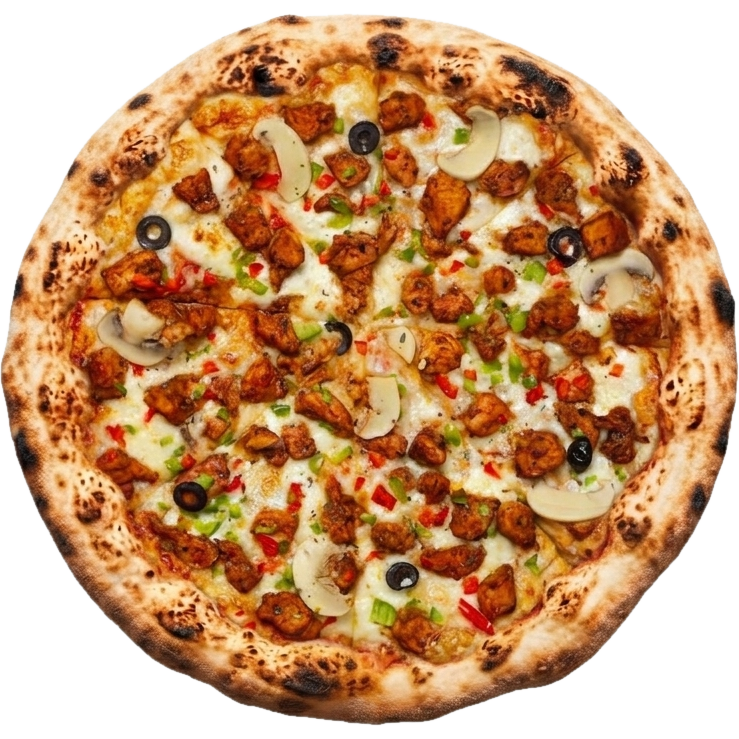
#> input picture images/cat_pizza.png, 739 x 739 px
$ python -i cutout.py   (imports and definitions only)
#> lines starting #> are read from the running program, lines starting #| are printed output that depends on the picture
#> further down, picture is the input picture: PIL image 739x739 RGBA; mean R, G, B, A 191.7, 146.6, 107.4, 190.5
"""
Pizza Avenue — local background removal
========================================

Two modes, both deterministic and offline:

  white  For photos shot on a pure / near-white background (stock "PNG"
         downloads, image-model outputs that ignored "transparent"). Removes
         every near-white pixel connected to the image border, then softens
         the edge. Near-white areas *inside* the subject (mozzarella, a bun's
         highlight) are untouched because they are not connected to the border.

  neutral  For a grey/white backdrop, including the fake "transparency"
         checkerboard that stock "PNG" previews bake into a JPG.

  color  For a flat coloured backdrop (e.g. the cream behind the mascot
         logo): keys out the median border colour, connected to the border.

  neutral-round  `neutral`, then an outline fit for round subjects (a
         pizza): clips anything that bulges past the crust, e.g. a baked-in
         shadow that still carries checkerboard.

  round  For a round pizza on a board or table. Walks outward from the centre
         along 720 rays, finds the crust's outer edge as the steepest drop in
         brightness, median-filters that radius around the circle (so a
         charred blister or a basil leaf cannot bite into the outline) and
         cuts along it.

Both write a transparent PNG trimmed to the subject and padded to a square,
which is the shape the hero wedge geometry expects (see index.html).

Usage:
  python scripts/cutout.py white images/raw/pizza.jpg images/cat_pizza.png
  python scripts/cutout.py round images/raw/piizza.jpg images/hero_pizza.png
"""
import sys
from collections import deque

import numpy as np
from PIL import Image, ImageDraw, ImageFilter

SUPERSAMPLE = 4


# [54 lines left out: functions white_matte, neutral_matte, color_matte, border_flood, not called in this run]


def round_outline(im: Image.Image, inset: float = 3.0):
    """Polygon (list of (x, y)) following the crust's outer edge."""
#> called with inset = 3
    a = np.asarray(im.filter(ImageFilter.GaussianBlur(2))).astype(np.float32)
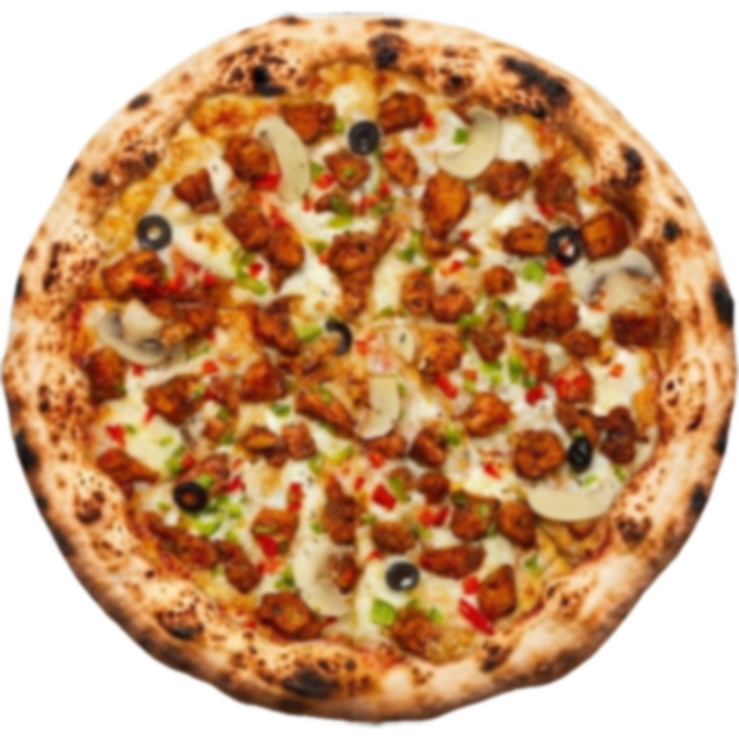
#> a: shape (739, 739, 4) float32; mean R, G, B, A 191.8, 146.7, 107.5, 191.1; transparent parts drawn white
    lum = 0.299 * a[..., 0] + 0.587 * a[..., 1] + 0.114 * a[..., 2]
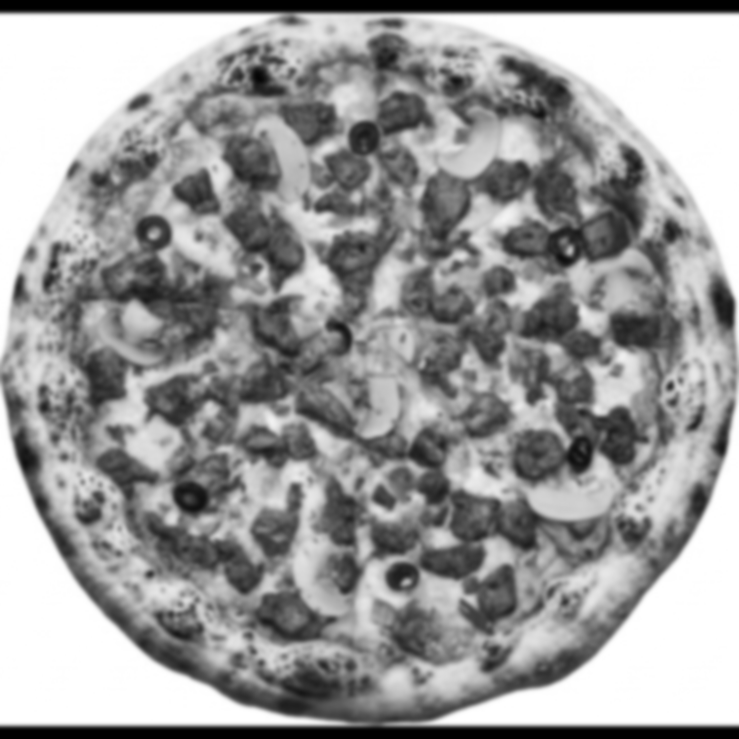
#> lum: shape (739, 739) float32; min 0, max 255, mean 155.6
    h, w = lum.shape
#> h = 739; w = 739
    cx, cy = w / 2.0, h / 2.0
#> cx = 369.5; cy = 369.5
    guess = min(w, h) * 0.41
#> guess = 303
    n = 720
    thetas = np.linspace(0, 2 * np.pi, n, endpoint=False)
    radii = np.arange(guess * 0.85, guess * 1.15, 1.0)
#> radii = 91 values from 257.5 to 347.5

    for _ in range(3):
        r = np.zeros(n)
        for i, t in enumerate(thetas):
            xs = np.clip((cx + radii * np.cos(t)).astype(int), 0, w - 1)
            ys = np.clip((cy + radii * np.sin(t)).astype(int), 0, h - 1)
            prof = np.convolve(lum[ys, xs], np.ones(5) / 5, mode='same')
            g = prof[4:] - prof[:-4]
            r[i] = radii[np.argmin(g[2:-2]) + 4]
        k = 15
        rp = np.concatenate([r[-k:], r, r[:k]])
        r = np.array([np.median(rp[i:i + 2 * k + 1]) for i in range(n)])
        xs, ys = cx + r * np.cos(thetas), cy + r * np.sin(thetas)
        cx, cy = xs.mean(), ys.mean()

    r = r - inset
#> r = 720 values, max 334.5 at index 330, min 278.5 at index 52, mean 304.8
    return list(zip(cx + r * np.cos(thetas), cy + r * np.sin(thetas)))


# [75 lines left out: functions round_refine, mask_from_polygon, finish, main, not called in this run]


# [2 lines not run here, left out]

>>> from PIL import Image
>>> picture = Image.open('../images/cat_pizza.png')
>>> result = round_outline(picture)
#> result = 720 pairs, first value 28.14 to 666.9, second value 73.87 to 700.7

$ run again, on images/cat_calzone.png
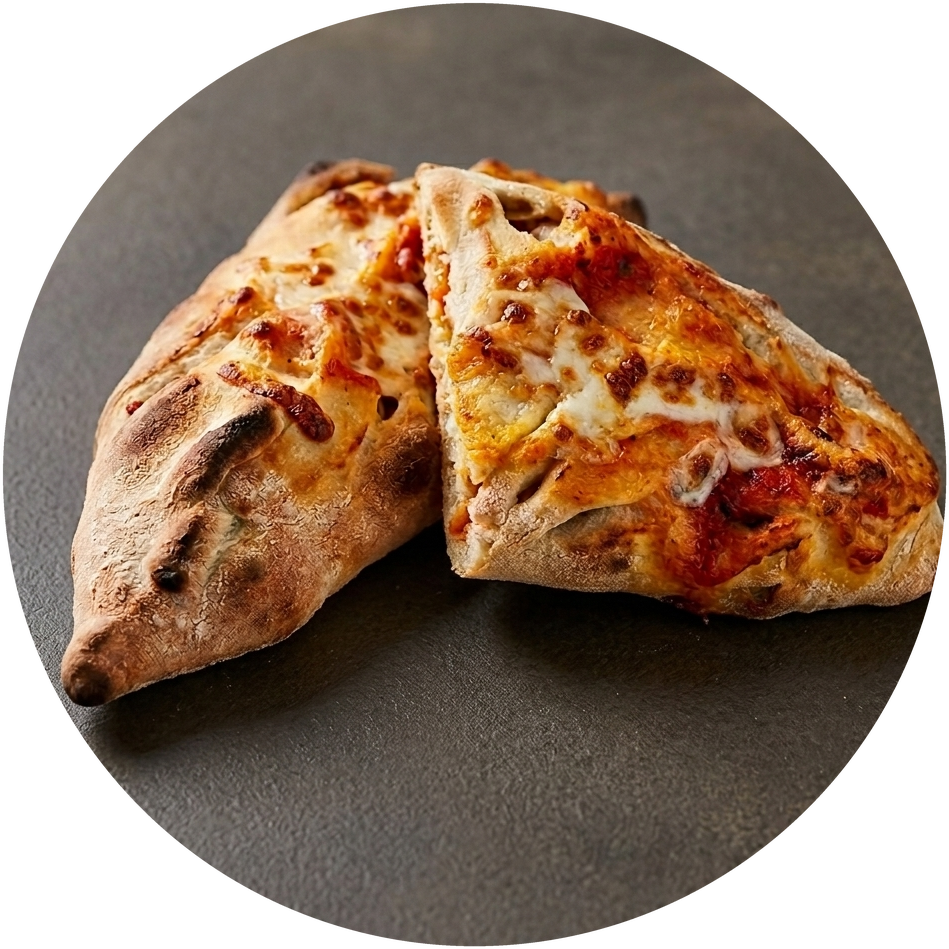
#> input picture images/cat_calzone.png, 949 x 949 px
#> picture is the input picture: PIL image 949x949 RGBA; mean R, G, B, A 117.6, 90.7, 69.9, 197.8
#> in round_outline, `lum = 0.299 * a[..., 0] + 0.587 * a[..., 1] + 0.114 * a[..., 2]`:
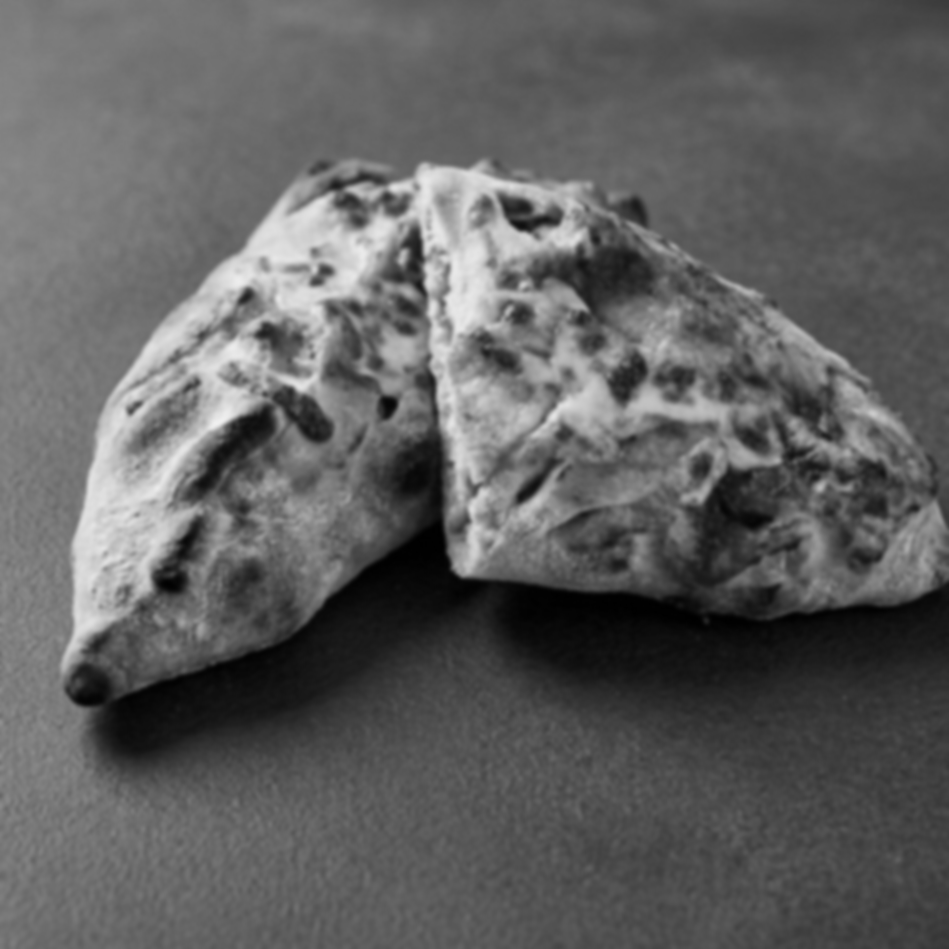
#> lum: shape (949, 949) float32; min 0, max 240, mean 96.4
#> r = 720 values, max 416.7 at index 263, min 331.7 at index 475, mean 373.8
#> result = 720 pairs, first value 75.99 to 863.1, second value 119.8 to 888.1

$ run again, on images/cat_kapsalon.png
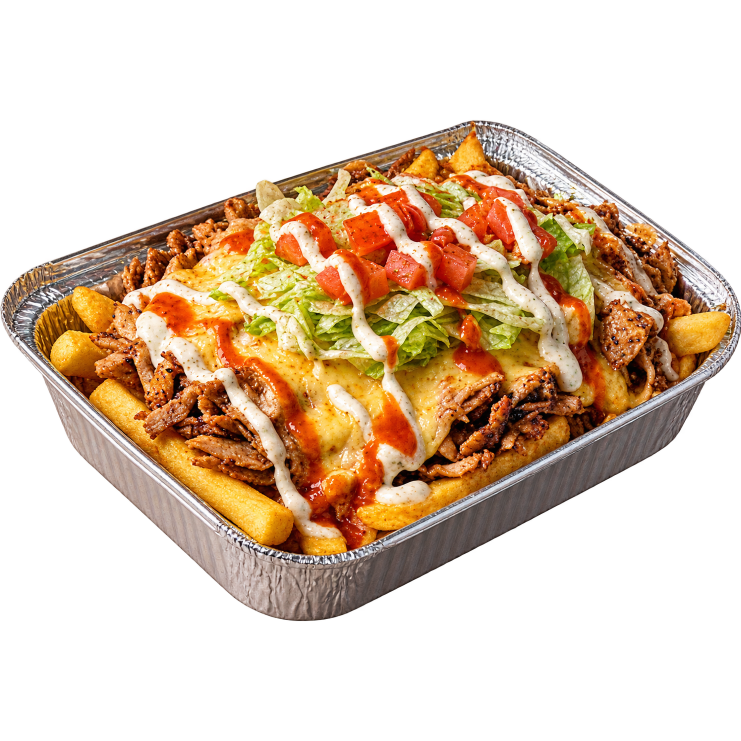
#> input picture images/cat_kapsalon.png, 1482 x 1482 px (shown at 1/2 size)
#> picture is the input picture: PIL image 1482x1482 RGBA; mean R, G, B, A 77.7, 55.4, 33.8, 108.1
#> in round_outline, `lum = 0.299 * a[..., 0] + 0.587 * a[..., 1] + 0.114 * a[..., 2]`:
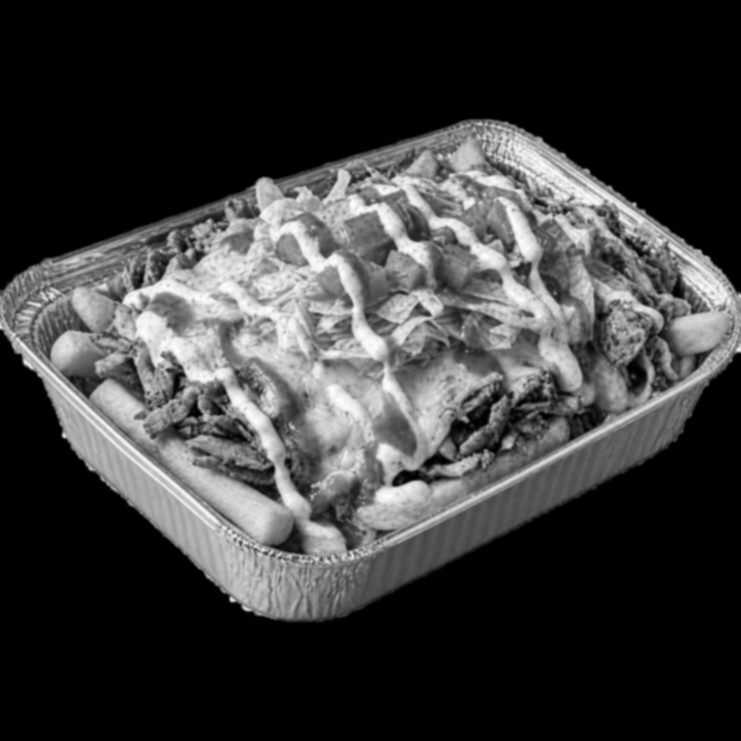
#> lum: shape (1482, 1482) float32 (shown at 1/2 size); min 0, max 253.8, mean 59.6
#> r = 720 values, max 645.5 at index 362, min 517.5 at index 52, mean 551.6
#> result = 720 pairs, first value 94.91 to 1364.9, second value 212.1 to 1247.1
